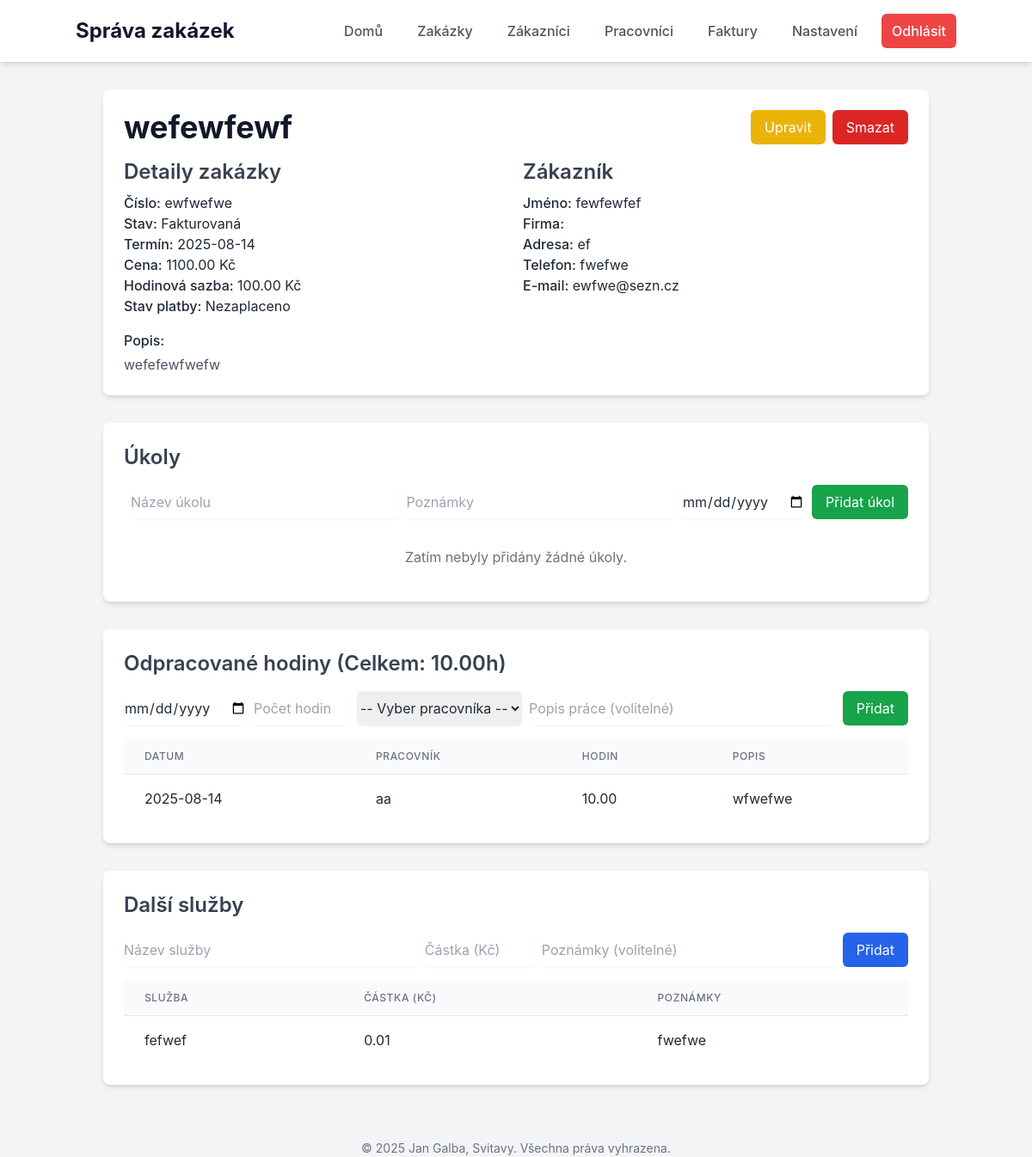
Page /jobs/7 (signed in) on the committed database.
### tables this page shows
CREATE TABLE jobs (
            id INTEGER PRIMARY KEY AUTOINCREMENT,
            job_number TEXT UNIQUE NOT NULL,
            job_name TEXT NOT NULL,
            description TEXT,
            customer_id INTEGER,
            status TEXT NOT NULL,
            due_date TEXT,
            price REAL,
            hourly_rate REAL,
            deposit REAL,
            total_paid REAL,
            is_invoiced INTEGER DEFAULT 0,
            invoice_date TEXT,
            payment_status TEXT DEFAULT 'Nezaplaceno',
            FOREIGN KEY (customer_id) REFERENCES customers (id)
        );

CREATE TABLE customers (
            id INTEGER PRIMARY KEY AUTOINCREMENT,
            name TEXT NOT NULL,
            company TEXT,
            address TEXT,
            phone TEXT,
            email TEXT
        );

CREATE TABLE hours_spent (
            id INTEGER PRIMARY KEY AUTOINCREMENT,
            job_id INTEGER NOT NULL,
            worker_id INTEGER,
            date_spent TEXT NOT NULL,
            hours REAL NOT NULL,
            description TEXT,
            FOREIGN KEY (job_id) REFERENCES jobs (id),
            FOREIGN KEY (worker_id) REFERENCES workers (id)
        );

CREATE TABLE workers (
            id INTEGER PRIMARY KEY AUTOINCREMENT,
            name TEXT NOT NULL UNIQUE,
            email TEXT,
            phone TEXT
        );

CREATE TABLE additional_services (
            id INTEGER PRIMARY KEY AUTOINCREMENT,
            job_id INTEGER NOT NULL,
            service_name TEXT NOT NULL,
            cost REAL NOT NULL,
            notes TEXT,
            FOREIGN KEY (job_id) REFERENCES jobs (id)
        );

### app.py (the view)
@app.route("/jobs/<int:job_id>")
@login_required
def job_detail(job_id):
    conn = get_db_connection()
    job = conn.execute("""
        SELECT jobs.*, customers.name AS customer_name, customers.company, customers.phone, customers.email, customers.address
        FROM jobs
        LEFT JOIN customers ON jobs.customer_id = customers.id
        WHERE jobs.id = ?
    """, (job_id,)).fetchone()
    tasks = conn.execute("SELECT * FROM tasks WHERE job_id = ? ORDER BY due_date", (job_id,)).fetchall()
    workers = conn.execute("SELECT * FROM workers ORDER BY name").fetchall()
    hours = conn.execute("""
        SELECT hours_spent.*, workers.name AS worker_name
        FROM hours_spent
        LEFT JOIN workers ON hours_spent.worker_id = workers.id
        WHERE hours_spent.job_id = ?
        ORDER BY date_spent DESC
    """, (job_id,)).fetchall()
    total_hours = sum(h['hours'] for h in hours)
    additional_services = conn.execute("SELECT * FROM additional_services WHERE job_id = ?", (job_id,)).fetchall()
    conn.close()
    if job is None:
        return "Zakázka nenalezena.", 404
    return render_template("job_detail.html", job=job, tasks=tasks, workers=workers, hours=hours, total_hours=total_hours, additional_services=additional_services)

### app.py (called while the page is built)
def get_db_connection():
    conn = sqlite3.connect(os.path.join(app.root_path, "zakazky.db"))
    conn.row_factory = sqlite3.Row
    return conn

def login_required(f):
    @wraps(f)
    def decorated_function(*args, **kwargs):
        if 'logged_in' not in session:
            return redirect(url_for('login'))
        return f(*args, **kwargs)
    return decorated_function

@app.before_request
def before_request():
    g.user = None
    if 'logged_in' in session:
        g.user = "admin"

### templates/job_detail.html (shortened to what this page needs)
{% extends "layout.html" %}
{% block content %}
<div class="bg-white p-6 rounded-lg shadow-md mb-8">
    <div class="flex flex-col md:flex-row justify-between items-start md:items-center mb-4">
        <h1 class="text-4xl font-bold text-gray-900">{{ job.job_name }}</h1>
        <div class="flex flex-col md:flex-row space-y-2 md:space-y-0 md:space-x-2 mt-4 md:mt-0">
            <a href="{{ url_for('edit_job', job_id=job.id) }}" class="bg-yellow-500 text-white py-2 px-4 rounded-md hover:bg-yellow-600">Upravit</a>
            <form action="{{ url_for('delete_job', job_id=job.id) }}" method="post" onsubmit="return confirm('Opravdu chcete tuto zakázku smazat? Všechny úkoly budou smazány.');">
                <button type="submit" class="bg-red-600 text-white py-2 px-4 rounded-md hover:bg-red-700">Smazat</button>
            </form>
        </div>
    </div>
    <div class="grid grid-cols-1 md:grid-cols-2 gap-4">
        <div>
            <h2 class="text-2xl font-semibold text-gray-700 mb-2">Detaily zakázky</h2>
            <p><strong class="font-medium">Číslo:</strong> {{ job.job_number }}</p>
            <p><strong class="font-medium">Stav:</strong> {{ job.status }}</p>
            <p><strong class="font-medium">Termín:</strong> {{ job.due_date }}</p>
            <p><strong class="font-medium">Cena:</strong> {{ "%.2f Kč" | format(job.price) if job.price else "Neuvedeno" }}</p>
            <p><strong class="font-medium">Hodinová sazba:</strong> {{ "%.2f Kč" | format(job.hourly_rate) if job.hourly_rate else "Neuvedeno" }}</p>
            <p><strong class="font-medium">Stav platby:</strong> {{ job.payment_status }}</p>
            <p class="mt-4"><strong class="font-medium">Popis:</strong></p>
            <p class="mt-1 text-gray-600">{{ job.description }}</p>
        </div>
        <div>
            <h2 class="text-2xl font-semibold text-gray-700 mb-2">Zákazník</h2>
            <p><strong class="font-medium">Jméno:</strong> {{ job.customer_name }}</p>
            <p><strong class="font-medium">Firma:</strong> {{ job.company }}</p>
            <p><strong class="font-medium">Adresa:</strong> {{ job.address }}</p>
            <p><strong class="font-medium">Telefon:</strong> {{ job.phone }}</p>
            <p><strong class="font-medium">E-mail:</strong> {{ job.email }}</p>
        </div>
    </div>
</div>
<div class="bg-white p-6 rounded-lg shadow-md mt-8">
    <h2 class="text-2xl font-semibold text-gray-700 mb-4">Úkoly</h2>
    <form id="task-form" class="flex flex-col md:flex-row space-y-2 md:space-y-0 md:space-x-2 mb-4">
        <input type="text" name="task_name" placeholder="Název úkolu" required class="flex-1 rounded-md border-gray-300 shadow-sm">
        <input type="text" name="notes" placeholder="Poznámky" class="flex-1 rounded-md border-gray-300 shadow-sm">
        <input type="date" name="due_date" class="rounded-md border-gray-300 shadow-sm">
        <button type="submit" class="bg-green-600 text-white py-2 px-4 rounded-md hover:bg-green-700">Přidat úkol</button>
    </form>
    <ul id="task-list" class="divide-y divide-gray-200">
        {% for task in tasks %}
        <li class="py-4 flex justify-between items-center" data-task-id="{{ task.id }}">
            <div>
                <input type="checkbox" {% if task.is_completed %}checked{% endif %} class="toggle-task-status mr-2">
                <span class="text-lg {% if task.is_completed %}line-through text-gray-500{% endif %}">{{ task.task_name }}</span>
                {% if task.notes %}
                    <span class="ml-2 text-sm text-gray-500">({{ task.notes }})</span>
                {% endif %}
            </div>
            <span class="text-sm text-gray-400">{{ task.due_date }}</span>
        </li>
        {% else %}
        <li class="py-4 text-center text-gray-500">Zatím nebyly přidány žádné úkoly.</li>
        {% endfor %}
    </ul>
</div>
<div class="bg-white p-6 rounded-lg shadow-md mt-8">
    <h2 class="text-2xl font-semibold text-gray-700 mb-4">Odpracované hodiny (Celkem: {{ "%.2f" | format(total_hours) }}h)</h2>
    <form action="{{ url_for('add_hours', job_id=job.id) }}" method="post" class="flex flex-col md:flex-row space-y-2 md:space-y-0 md:space-x-2 mb-4">
        <input type="date" name="date_spent" required class="rounded-md border-gray-300 shadow-sm">
        <input type="number" step="0.1" name="hours" placeholder="Počet hodin" required class="w-full md:w-28 rounded-md border-gray-300 shadow-sm">
        <select name="worker_id" class="rounded-md border-gray-300 shadow-sm">
            <option value="">-- Vyber pracovníka --</option>
        </select>
        <input type="text" name="description" placeholder="Popis práce (volitelné)" class="flex-1 rounded-md border-gray-300 shadow-sm">
        <button type="submit" class="bg-green-600 text-white py-2 px-4 rounded-md hover:bg-green-700">Přidat</button>
    </form>
    <div class="overflow-x-auto">
        <table class="min-w-full divide-y divide-gray-200">
            <thead class="bg-gray-50">
                <tr>
                    <th class="px-6 py-3 text-left text-xs font-medium text-gray-500 uppercase tracking-wider">Datum</th>
                    <th class="px-6 py-3 text-left text-xs font-medium text-gray-500 uppercase tracking-wider">Pracovník</th>
                    <th class="px-6 py-3 text-left text-xs font-medium text-gray-500 uppercase tracking-wider">Hodin</th>
                    <th class="px-6 py-3 text-left text-xs font-medium text-gray-500 uppercase tracking-wider">Popis</th>
                </tr>
            </thead>
            <tbody class="bg-white divide-y divide-gray-200">
                {% for hour in hours %}
                <tr>
                    <td class="px-6 py-4 whitespace-nowrap">{{ hour.date_spent }}</td>
                    <td class="px-6 py-4 whitespace-nowrap">{{ hour.worker_name if hour.worker_name else 'Neuvedeno' }}</td>
                    <td class="px-6 py-4 whitespace-nowrap">{{ "%.2f" | format(hour.hours) }}</td>
                    <td class="px-6 py-4">{{ hour.description }}</td>
                </tr>
                {% else %}
                <tr>
                    <td colspan="4" class="px-6 py-4 text-center text-gray-500">Žádné odpracované hodiny.</td>
                </tr>
                {% endfor %}
            </tbody>
        </table>
    </div>
</div>
<div class="bg-white p-6 rounded-lg shadow-md mt-8">
    <h2 class="text-2xl font-semibold text-gray-700 mb-4">Další služby</h2>
    <form action="{{ url_for('add_service', job_id=job.id) }}" method="post" class="flex flex-col md:flex-row space-y-2 md:space-y-0 md:space-x-2 mb-4">
        <input type="text" name="service_name" placeholder="Název služby" required class="flex-1 rounded-md border-gray-300 shadow-sm">
        <input type="number" step="0.01" name="cost" placeholder="Částka (Kč)" required class="w-full md:w-32 rounded-md border-gray-300 shadow-sm">
        <input type="text" name="notes" placeholder="Poznámky (volitelné)" class="flex-1 rounded-md border-gray-300 shadow-sm">
        <button type="submit" class="bg-blue-600 text-white py-2 px-4 rounded-md hover:bg-blue-700">Přidat</button>
    </form>
    <div class="overflow-x-auto">
        <table class="min-w-full divide-y divide-gray-200">
            <thead class="bg-gray-50">
                <tr>
                    <th class="px-6 py-3 text-left text-xs font-medium text-gray-500 uppercase tracking-wider">Služba</th>
                    <th class="px-6 py-3 text-left text-xs font-medium text-gray-500 uppercase tracking-wider">Částka (Kč)</th>
                    <th class="px-6 py-3 text-left text-xs font-medium text-gray-500 uppercase tracking-wider">Poznámky</th>
                </tr>
            </thead>
            <tbody class="bg-white divide-y divide-gray-200">
                {% for service in additional_services %}
                <tr>
                    <td class="px-6 py-4 whitespace-nowrap">{{ service.service_name }}</td>
                    <td class="px-6 py-4 whitespace-nowrap">{{ "%.2f" | format(service.cost) }}</td>
                    <td class="px-6 py-4">{{ service.notes }}</td>
                </tr>
                {% else %}
                <tr>
                    <td colspan="3" class="px-6 py-4 text-center text-gray-500">Žádné další služby.</td>
                </tr>
                {% endfor %}
            </tbody>
        </table>
    </div>
</div>
{% endblock %}

### templates/layout.html (shortened to what this page needs)
<!DOCTYPE html>
<html lang="cs">
<head>
    <script src="https://cdn.tailwindcss.com"></script>
    <link rel="stylesheet" href="https://rsms.me/inter/inter.css">
</head>
<body class="bg-gray-100 text-gray-800">
    {% if g.user %}
    <nav class="no-print bg-white shadow-md p-4">
        <div class="container mx-auto flex flex-col md:flex-row justify-between items-center md:items-center">
            <a href="{{ url_for('index') }}" class="text-2xl font-bold text-gray-900 mb-2 md:mb-0">Správa zakázek</a>
            <div id="desktop-menu" class="hidden md:flex items-center space-x-4">
                <a href="{{ url_for('index') }}" class="text-gray-600 hover:text-gray-900 px-3 py-2 rounded-md font-medium">Domů</a>
                <a href="{{ url_for('job_list') }}" class="text-gray-600 hover:text-gray-900 px-3 py-2 rounded-md font-medium">Zakázky</a>
                <a href="{{ url_for('customer_list') }}" class="text-gray-600 hover:text-gray-900 px-3 py-2 rounded-md font-medium">Zákazníci</a>
                <a href="{{ url_for('worker_list') }}" class="text-gray-600 hover:text-gray-900 px-3 py-2 rounded-md font-medium">Pracovníci</a>
                <a href="{{ url_for('invoice_list') }}" class="text-gray-600 hover:text-gray-900 px-3 py-2 rounded-md font-medium">Faktury</a>
                <a href="{{ url_for('settings') }}" class="text-gray-600 hover:text-gray-900 px-3 py-2 rounded-md font-medium">Nastavení</a>
                <a href="{{ url_for('logout') }}" class="text-white bg-red-500 hover:bg-red-600 px-3 py-2 rounded-md font-medium">Odhlásit</a>
            </div>
        </div>
    </nav>
    {% endif %}
    <main class="container mx-auto p-4 md:p-8">
        {% block content %}{% endblock %}
    </main>
    <footer class="no-print text-center text-gray-500 text-sm mt-8">
        <p>&copy; 2025 Jan Galba, Svitavy. Všechna práva vyhrazena.</p>
    </footer>
</body>
</html>

### templates/layout.html (style rules this page uses)
body { font-family: 'Inter', sans-serif; }

### rows in the picture
jobs: job_name "wefewfewf", job_number "ewfwefwe", status "Fakturovaná", due_date "2025-08-14", price "1100.00 Kč", hourly_rate "100.00 Kč", payment_status "Nezaplaceno", description "wefefewfwefw"
customers: customer_name "fewfewfef", address "ef", phone "fwefwe", email "ewfwe@sezn.cz"
hours_spent: date_spent "2025-08-14", name "aa", hours "10.00", description "wfwefwe"
additional_services: service_name "fefwef", cost "0.01", notes "fwefwe"

### other values in the picture
{{ "%.2f" | format(total_hours) }} "10.00"
